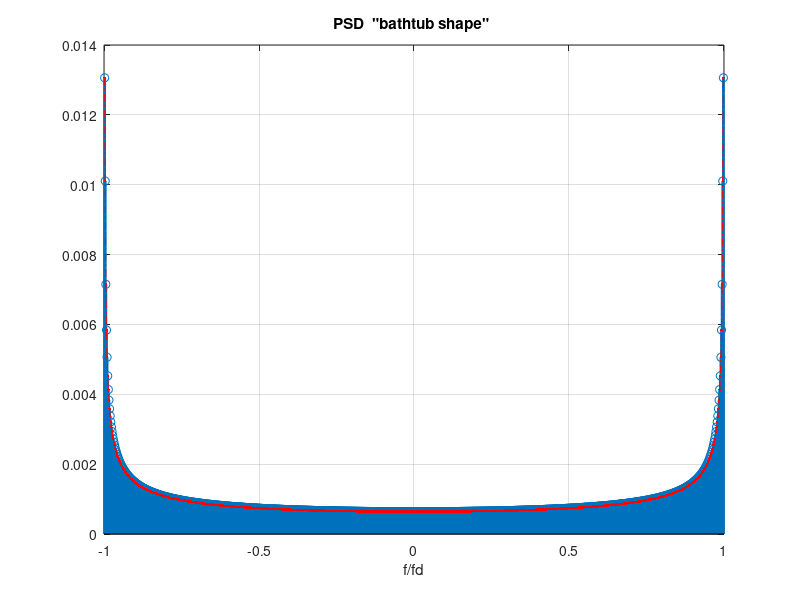

MATLAB code to generate this figure: (Note: this script raises an error after producing the figure.)
clear all
close all
clc

fd=100;               % doppler frequency = 100Hz
ts=0.1e-3;            % sampling time = 1 / sampling rate
Ts=100e-3;            % simulation time
t=[0:ts:Ts];          % time vector
N=length(t);          % 2M+1 complex Gaussian random variables

M=floor((N-1)/2);   
f0=fd/M;
f=[-fd:f0:fd];        % frequencies

var1=(sqrt(((fd.^2)-(f.^2)))).^(-1); % un-normalize var1 with 
%                                      % var1(0)=var1(end)= inf.
                                       % Var at +fd and -fd
%% get values by slope   var=sl*f+C where C is constanct
sl=(var1(2)-var1(3))/f0;                   % slope
C=var1(2)+sl.*f(2);                        % Constant of the straight line
%
var1(end)=sl*fd+C;                        % variance at +fd
var1(1)=var1(end);                        % variance at -fd
% 
Beta=1/sum(var1);                         % Constant of proportionality
Var=Beta*var1;                            % Normalized Variannce
sigma=sqrt(Var);                          % Standard deviation
Mean=0;                                   % mean
stem(f/fd,Var,'linewidth',2)
title('PSD  "bathtub shape" ')
xlabel('f/fd')
xlim([(-fd-f0)/fd (fd+f0)/fd])
grid on
hold on 
plot(f/fd,Var,'.-.','Color','r')
% 
%% Generate Complex Gaussian Random Variable  CRV-frequency domain
% CRV_f=(1/sqrt(2))*((random('Normal',Mean,sigma))+1j*(random('Normal',Mean,sigma)));
CRV_f=(1/sqrt(2))*((normrnd(Mean,sigma))+1j*(normrnd(Mean,sigma)));

%% Complex Gaussian Random Variable  CRV-time domain

CRV_t=CRP(CRV_f,ts,Ts,M);                   % Normalized to 1sec
CRV_t_db_AFD=20.*log10(abs(CRV_t));
CRV_t=CRV_t(1:round(length(CRV_t)/10));     % Random variables in 100ms
CRV_t_Amp=abs(CRV_t);                       % Amplitude of CRV t-domain
CRV_t_Amp_db=20.*log10(CRV_t_Amp);          % Amplitude of CRV t-domain in dB
CRV_t_Phase=angle(CRV_t);                   % Phase of CRV t-domain
r_meanS_CRV_t=rms(CRV_t_Amp);               % root mean square value of CRV
r_meanS_CRV_t_db=20.*log10(r_meanS_CRV_t);  % mean in dB of Complex Random Variable t domain
ten_db_below=r_meanS_CRV_t_db-10;           % mean in dB of Complex Random Variable t domain
%% Plot single realization of the Amplitude and Phase

tsn=.1/length(CRV_t);
t=[0:tsn:.1-(tsn)];
figure
subplot(2,1,1)
plot(t,CRV_t_Phase)
title('single realization of the Phase');
grid on
xlabel('Time[sec]');
ylabel('Phase Radian');
subplot(2,1,2)
[x,tt]=ksdensity(CRV_t_Phase);
plot(tt,x)
title('PDF of Angles');
grid on
xlabel('Angel "Radian"');
hold on
plot([tt(1) tt(end)],[1/(2*pi) 1/(2*pi)],'.-.r','linewidth',2)
legend('Distribution','1/(2*pi) level')
xlim([tt(1) tt(end)])
figure
plot(t,CRV_t_Amp_db)
hold on 
plot([t(1) t(end)],[r_meanS_CRV_t_db r_meanS_CRV_t_db],'color','G','linewidth',3)
plot([t(1) t(end)],[ten_db_below ten_db_below],'.-.r','linewidth',2)
legend('AMPLITUDE','RMS LEVEL','10 dB below RMS LEVEL')
title('single realization of the Amplitude');
xlabel('Time[sec]');
ylabel('Magnitude [dB]');

%% Expectation of Level Crossing Rate in Ts time and Average Fade Duration
RowdB=ten_db_below-r_meanS_CRV_t_db;
Row=10.^(RowdB/20);
disp('Theoretical LCR "Level Crossing Rate" ')
LCR=(sqrt(2*pi).*fd.*Row.*exp(-(Row.^2)))   % Expected level Crossing rate per second
disp('Theoretical AFD "Average Fade Duration" ')
AFD=(exp(Row.^2)-1)/((sqrt(2*pi)).*fd.*Row)
%% exact crossing and exact average fade duration in this run
[LCN_S CPV AFD_S FT]= Cross_N_PD(CRV_t_Amp_db,ten_db_below,tsn);
disp('Simulation Result: Number of Crossing per 0.1 sec "PD: Positive Direction"')
LCN_S                       % simulation crossing number during 0.1 sec
loc=find(CPV);
[LCN_t CPV AFD_S]= Cross_N_PD(CRV_t_db_AFD,ten_db_below,tsn);
disp('Simulation Result: Number of Crossing per 1 sec "PD: Positive Direction"')
LCN_t 
disp('Simulation Result: Average Fade Duration')
AFD_S
disp({'Fraction of time when signal goes below specific level';'total duration of fade per second'})
FT
%% plot filled circles at crossing points in the positive direction
hold on
scatter(t(loc),ten_db_below.*ones(1,length(loc)),'filled','blue')
%% 
figure
[x,tt]=ksdensity(CRV_t_Amp);
plot(tt,x)
title('PDF of Amplitude');
grid on